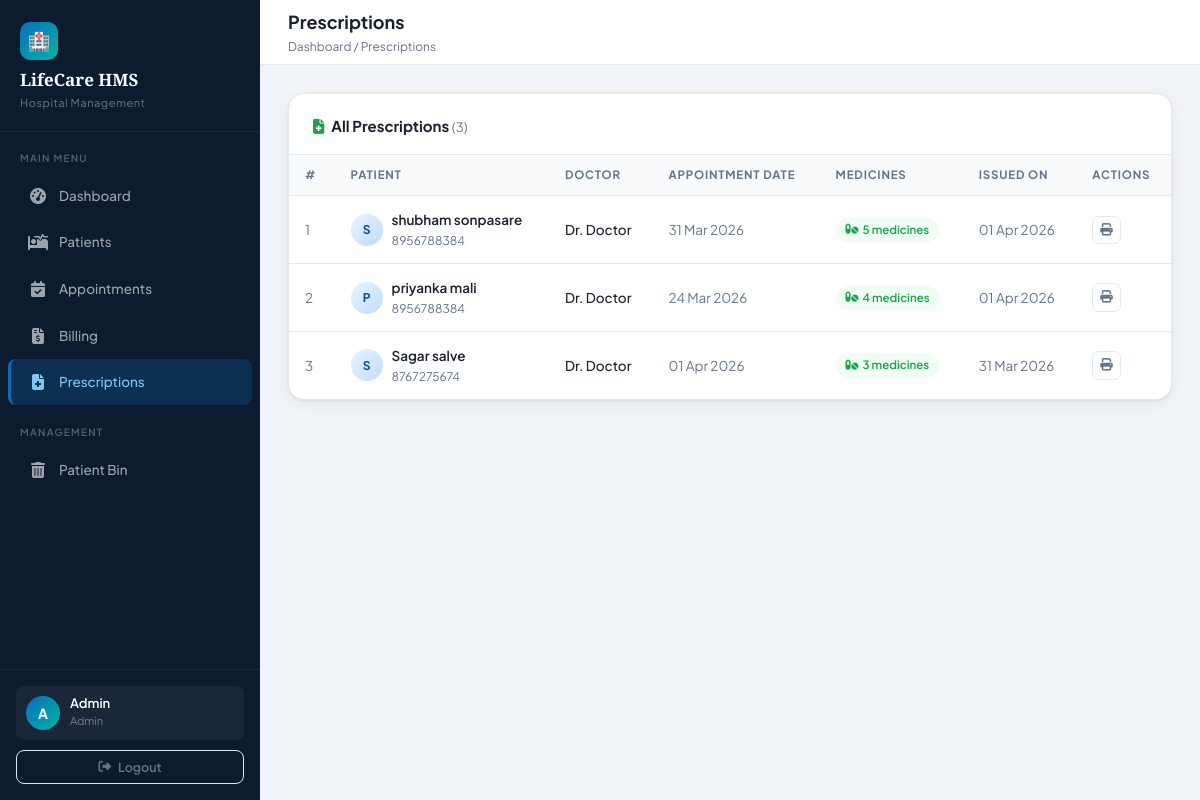
Screenshot of /admin/prescriptions.php (signed in) with the database file from the repository.
### tables this page shows
CREATE TABLE `prescriptions` (
  `id` int(11) NOT NULL,
  `patient_id` int(11) DEFAULT NULL,
  `appointment_id` int(11) DEFAULT NULL,
  `doctor_id` int(11) DEFAULT NULL,
  `notes` text DEFAULT NULL,
  `created_at` datetime DEFAULT current_timestamp()
);

CREATE TABLE `patients` (
  `id` int(11) NOT NULL,
  `name` varchar(100) DEFAULT NULL,
  `age` int(11) DEFAULT NULL,
  `gender` varchar(10) DEFAULT NULL,
  `phone` varchar(15) DEFAULT NULL,
  `address` varchar(255) DEFAULT NULL,
  `blood_group` varchar(10) DEFAULT NULL,
  `height` int(11) DEFAULT NULL,
  `weight` int(11) DEFAULT NULL,
  `date` date DEFAULT NULL,
  `time` time DEFAULT NULL,
  `status` varchar(20) NOT NULL DEFAULT 'active',
  `is_deleted` tinyint(1) DEFAULT 0
);

CREATE TABLE `users` (
  `id` int(11) NOT NULL,
  `name` varchar(100) DEFAULT NULL,
  `email` varchar(100) DEFAULT NULL,
  `password` varchar(255) DEFAULT NULL,
  `role` enum('Admin','Doctor') NOT NULL DEFAULT 'Doctor',
  `fee` int(11) DEFAULT 500,
  `consultation_fee` decimal(10,2) DEFAULT 500.00
);

CREATE TABLE `appointments` (
  `id` int(11) NOT NULL,
  `patient_id` int(11) DEFAULT NULL,
  `doctor_id` int(11) DEFAULT NULL,
  `date` datetime DEFAULT NULL,
  `status` varchar(50) DEFAULT 'pending'
);

### admin/prescriptions.php (the view, shortened to what this page needs)
<?php
require_once('../config/db.php');
$rxs = $pdo->query("
    SELECT pr.*,
           p.name as patient_name, p.age, p.gender, p.phone,
           u.name as doctor_name,
           a.date as appt_date,
           (SELECT COUNT(*) FROM prescription_items pi WHERE pi.prescription_id = pr.id) as med_count
    FROM prescriptions pr
    LEFT JOIN patients p ON pr.patient_id = p.id
    LEFT JOIN users u ON pr.doctor_id = u.id
    LEFT JOIN appointments a ON pr.appointment_id = a.id
    ORDER BY pr.created_at DESC
")->fetchAll();
?>
<?php include('partials/header.php'); ?>
<?php include('partials/sidebar.php'); ?>
<div class="topbar">
    <div class="topbar-left">
        <h1>Prescriptions</h1>
        <div class="breadcrumb">Dashboard / Prescriptions</div>
    </div>
</div>
<div class="content-area">
    <div class="card">
        <div class="card-header">
            <h3><i class="fa fa-file-medical" style="color:var(--success);margin-right:7px"></i>All Prescriptions <span style="font-weight:400;color:var(--text-muted);font-size:13px">(<?= count($rxs) ?>)</span></h3>
        </div>
        <div class="table-wrap">
            <table>
                <thead>
                    <tr>
                        <th>#</th>
                        <th>Patient</th>
                        <th>Doctor</th>
                        <th>Appointment Date</th>
                        <th>Medicines</th>
                        <th>Issued On</th>
                        <th>Actions</th>
                    </tr>
                </thead>
                <tbody>
                    <?php foreach ($rxs as $i => $rx): ?>
                    <tr>
                        <td style="color:var(--text-muted)"><?= $i + 1 ?></td>
                        <td>
                            <div style="display:flex;align-items:center;gap:9px;">
                                <div class="patient-avatar"><?= strtoupper(substr($rx['patient_name'] ?? 'P', 0, 1)) ?></div>
                                <div>
                                    <div style="font-weight:600"><?= htmlspecialchars($rx['patient_name'] ?? 'N/A') ?></div>
                                    <div style="font-size:12px;color:var(--text-muted)"><?= htmlspecialchars($rx['phone'] ?? '') ?></div>
                                </div>
                            </div>
                        </td>
                        <td style="font-weight:500">Dr. <?= htmlspecialchars($rx['doctor_name'] ?? 'N/A') ?></td>
                        <td style="color:var(--text-muted)"><?= $rx['appt_date'] ? date('d M Y', strtotime($rx['appt_date'])) : '—' ?></td>
                        <td>
                            <span class="badge badge-success">
                                <i class="fa fa-pills"></i> <?= $rx['med_count'] ?> medicine<?= $rx['med_count'] != 1 ? 's' : '' ?>
                            </span>
                        </td>
                        <td style="color:var(--text-muted)"><?= $rx['created_at'] ? date('d M Y', strtotime($rx['created_at'])) : '—' ?></td>
                        <td>
                            <a href="/hospital-management-system/doctor/print_prescription.php?id=<?= $rx['id'] ?>" class="btn btn-outline btn-icon btn-sm" title="View & Print" target="_blank">
                                <i class="fa fa-print"></i>
                            </a>
                        </td>
                    </tr>
                    <?php endforeach; ?>
                </tbody>
            </table>
        </div>
    </div>
</div>
<?php include('partials/footer.php'); ?>

### assets/css/style.css (style rules this page uses)
:root { --primary: #0A6EBD; --primary-dark: #084E8A; --primary-light: #E8F4FD; --secondary: #00B4A6; --accent: #F4A826; --danger: #E03B3B; --danger-light: #FEF0F0; --success: #16A34A; --success-light: #F0FDF4; --warning: #D97706; --warning-light: #FFFBEB; --bg: #F0F4F8; --surface: #FFFFFF; --surface2: #F8FAFC; --border: #E2E8F0; --text: #1A202C; --text-muted: #64748B; --text-light: #94A3B8; --sidebar-width: 260px; --header-height: 65px; --radius: 10px; --radius-lg: 16px; --shadow: 0 1px 3px rgba(0,0,0,0.07), 0 4px 16px rgba(0,0,0,0.05); --shadow-md: 0 4px 12px rgba(0,0,0,0.08), 0 8px 32px rgba(0,0,0,0.06); }
* { margin: 0; padding: 0; box-sizing: border-box; }
body { font-family: 'Plus Jakarta Sans', sans-serif; background: var(--bg); color: var(--text); font-size: 14px; line-height: 1.6; }
.topbar { height: var(--header-height); background: var(--surface); border-bottom: 1px solid var(--border); display: flex; align-items: center; justify-content: space-between; padding: 0 28px; position: sticky; top: 0; z-index: 50; }
.topbar-left h1 { font-size: 18px; font-weight: 700; color: var(--text); }
.topbar-left .breadcrumb { font-size: 12px; color: var(--text-muted); }
.content-area { padding: 28px; flex: 1; }
.card { background: var(--surface); border-radius: var(--radius-lg); border: 1px solid var(--border); box-shadow: var(--shadow); }
.card-header { padding: 20px 24px 16px; border-bottom: 1px solid var(--border); display: flex; align-items: center; justify-content: space-between; gap: 12px; }
.card-header h3 { font-size: 15px; font-weight: 700; }
.table-wrap { overflow-x: auto; }
table { width: 100%; border-collapse: collapse; }
thead tr { background: var(--surface2); border-bottom: 1px solid var(--border); }
thead th { padding: 11px 16px; font-size: 11.5px; font-weight: 700; text-transform: uppercase; letter-spacing: 0.07em; color: var(--text-muted); text-align: left; white-space: nowrap; }
tbody tr { border-bottom: 1px solid var(--border); transition: background 0.15s; }
tbody tr:last-child { border-bottom: none; }
tbody td { padding: 13px 16px; font-size: 13.5px; color: var(--text); vertical-align: middle; }
.badge { display: inline-flex; align-items: center; padding: 3px 10px; border-radius: 20px; font-size: 11.5px; font-weight: 600; gap: 4px; }
.badge-success { background: var(--success-light); color: var(--success); }
.btn { display: inline-flex; align-items: center; gap: 7px; padding: 9px 18px; border-radius: 8px; font-size: 13.5px; font-weight: 600; font-family: inherit; cursor: pointer; border: none; text-decoration: none; transition: all 0.2s; white-space: nowrap; }
.btn-outline { background: transparent; color: var(--text-muted); border: 1px solid var(--border); }
.btn-sm { padding: 6px 12px; font-size: 12.5px; }
.btn-icon { padding: 7px; border-radius: 7px; }
.patient-avatar { width: 32px; height: 32px; background: linear-gradient(135deg, var(--primary-light), #BFDBFE); border-radius: 50%; display: inline-flex; align-items: center; justify-content: center; font-size: 12px; font-weight: 700; color: var(--primary-dark); }

### rows the page displays
prescriptions: patient.name "S", patient.name "shubham sonpasare", patient.phone "8956788384", doctor.name "Doctor", appointment.date "31 Mar 2026", med_count "5", created_at "01 Apr 2026"
prescriptions: patient.name "P", patient.name "priyanka mali", patient.phone "8956788384", doctor.name "Doctor", appointment.date "24 Mar 2026", med_count "4", created_at "01 Apr 2026"
prescriptions: patient.name "S", patient.name "Sagar salve", patient.phone "8767275674", doctor.name "Doctor", appointment.date "01 Apr 2026", med_count "3", created_at "31 Mar 2026"

### other values shown
substr($_SESSION['user_name'] ?? 'A', 0, 1) "A"
$_SESSION['user_name'] "Admin"
$_SESSION['role'] "Admin"
count($rxs) "3"
